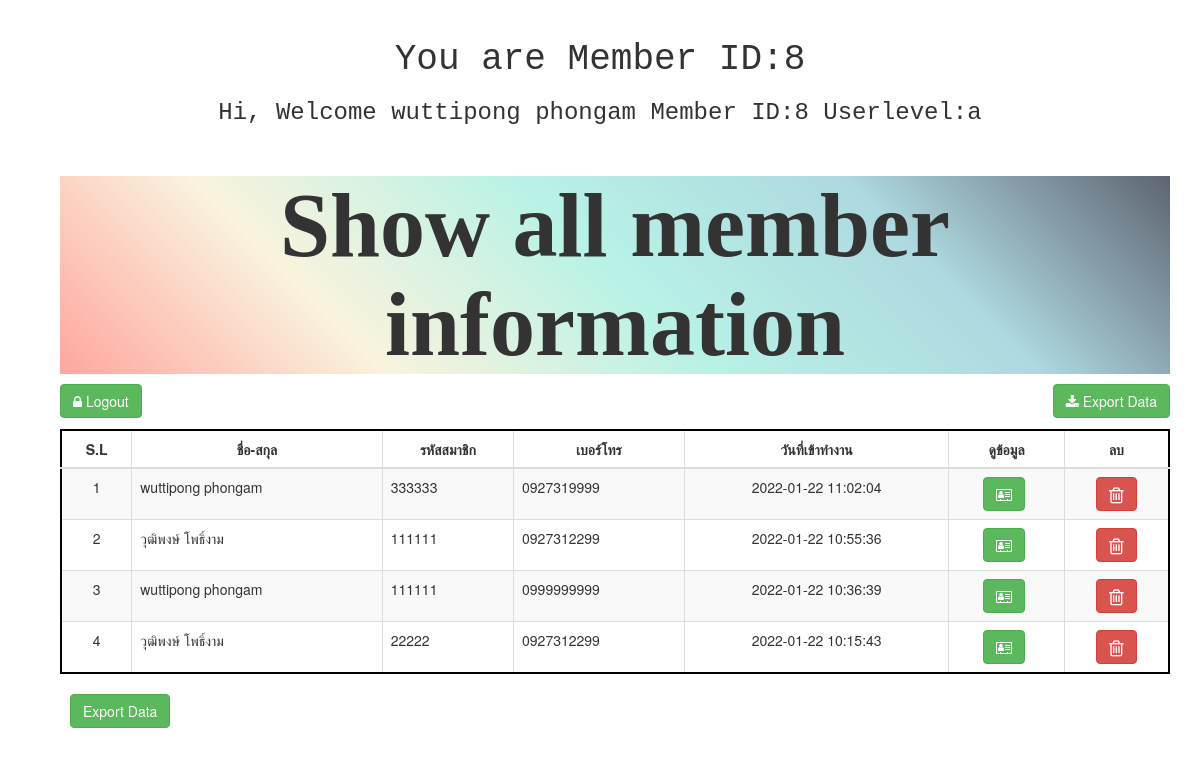
Page /user_page.php (signed in) on the committed database.
### tables this page shows
CREATE TABLE `member_data` (
  `m_id` int(10) NOT NULL,
  `u_card` varchar(12) NOT NULL,
  `u_f_name` text NOT NULL,
  `u_l_name` text NOT NULL,
  `u_father` text NOT NULL,
  `u_aadhar` varchar(12) NOT NULL,
  `u_birthday` text NOT NULL,
  `u_gender` varchar(6) NOT NULL,
  `u_email` text NOT NULL,
  `u_phone` varchar(10) NOT NULL,
  `u_state` varchar(12) NOT NULL,
  `u_dist` text NOT NULL,
  `u_village` text NOT NULL,
  `u_police` text NOT NULL,
  `u_pincode` text NOT NULL,
  `file` longblob NOT NULL,
  `u_mother` varchar(30) NOT NULL,
  `u_family` text NOT NULL,
  `staff_id` varchar(12) NOT NULL,
  `image` varchar(150) NOT NULL,
  `uploaded` datetime NOT NULL
);

### user_page.php (the view, shortened to what this page needs)
    <?php
    if (!$_SESSION['userid']) {
        header("Location: user_page.php");
    } else {
    ?>
    <!DOCTYPE html>
    <html>
    <head>
    <link rel="stylesheet" href="https://maxcdn.bootstrapcdn.com/bootstrap/4.0.0/css/bootstrap.min.css">
    <link rel="stylesheet" href="https://maxcdn.bootstrapcdn.com/bootstrap/3.4.1/css/bootstrap.min.css">
    <link rel="stylesheet" href="https://cdnjs.cloudflare.com/ajax/libs/font-awesome/4.7.0/css/font-awesome.min.css">
    <link rel="stylesheet" href="//cdn.datatables.net/1.10.20/css/jquery.dataTables.min.css">
    <link rel="stylesheet" href="https://cdnjs.cloudflare.com/ajax/libs/font-awesome/4.7.0/css/font-awesome.min.css">
    <link rel="stylesheet" href="//cdn.datatables.net/1.10.20/css/jquery.dataTables.min.css">
    <link rel="stylesheet" href="style.css">
    </head>
    <body>
    <div class="container">
    <div class="showmember">
    <center><h1>You are Member ID:<?php echo $_SESSION['userid']; ?></h1></center>
    <center><h3 >Hi, Welcome <?php echo $_SESSION['user']; ?>  Member ID:<?php echo $_SESSION['userid']; ?> Userlevel:<?php echo $_SESSION['userlevel']; ?> </h3></center>
</div>
    <div class="container">
    <a href="https://lexacademy.in" target="_blank"><img src="https://lexacademy.in/wp-content/uploads/2021/07/lex-academy-online-learning-platform-1.png" alt="" width="350px" ></a><br>
    <center><h1 class="showtitle">Show all member information</h1>
</center>
    <a href="logout.php" class="btn btn-success pull-left"><i class="fa fa-lock"></i> Logout</a>
    <a href="export.php" class="btn btn-success pull-right"><i class="fa fa-download"></i> Export Data</a><be>
    <br>
    <table class="table table-bordered table-striped table-hover text-center mt-2 " id="myTable"><br>
        <thead>
            <tr>
            <th class="text-center" scope="col">S.L</th>
                <th class="text-center" scope="col">ชื่อ-สกุล</th>
                <th class="text-center" scope="col">รหัสสมาชิก</th>
                <th class="text-center" scope="col">เบอร์โทร</th>
                <th class="text-center" scope="col">วันที่เข้าทำงาน</th>
                <th class="text-center" scope="col">ดูข้อมูล</th>
                <th class="text-center" scope="col">ลบ</th>
            </tr>
        </thead>
            <?php
                    include('config.php');
            $get_data = "SELECT * FROM member_data order by 1 desc";
            $run_data = mysqli_query($con,$get_data);
            $i = 0;
            while($row = mysqli_fetch_array($run_data))
            {
                $sl = ++$i;
                $id = $row['m_id'];
                $u_card = $row['u_card'];
                $u_f_name = $row['u_f_name'];
                $u_l_name = $row['u_l_name'];
                $u_phone = $row['u_phone'];
                $time = $row['uploaded'];
                echo "
                <tr>
                <td class='text-center'>$sl</td>
                <td class='text-left'>$u_f_name   $u_l_name</td>
                <td class='text-left'>$u_card</td>
                <td class='text-left'>$u_phone</td>
                <td class='text-center'>$time</td>
                <td class='text-center'>
                    <span>
                    <a href='#' class='btn btn-success mr-2 text-center profile' data-toggle='modal' data-target='#view$id' title='Profile'><i class='fa fa-address-card-o' aria-hidden='true'></i></a>
                    </span>
                </td>
                <td class='text-center'>
                <span>
                    <a href='#' class='btn btn-danger deleteuser' title='Delete'>
                         <i class='fa fa-trash-o fa-lg' data-toggle='modal' data-target='#$id' style='' aria-hidden='true'></i>
                    </a>
                </span>
            </td>
                    </span>
                </td>
                </td>
            </tr>
                ";
            }
            ?>
    </table>
    <form method="post" action="export.php">
    <input type="submit" name="export" class="btn btn-success pull-left ml-3 mr-3 mb-3" value="Export Data" />
    </form><br><br>
    </div>
    <?php
    }
    ?>
    </body>
    </html>

### style.css (style rules this page uses)
* { margin: 0; padding: 0; box-sizing: border-box; }
body { margin-top: 0rem; margin-bottom: 2px; text-align: left; }
input { padding: 0rem 0rem ; }

### user_page.php (style rules this page uses)
.showtitle { font-family: 'Tangerine', serif; background: linear-gradient( 45deg, #ffa69e, #faf3dd, #b8f2e6, #aed9e0, #5e6472); font-size: 90px; font-weight: bold; }
.showmember { font-family: 'Lucida Console', Monaco, monospace; font-size: 90px; font-weight: bold; }
body { background-image: url("https://media.istockphoto.com/photos/marble-picture-id471870535?k=20&m=471870535&s=612x612&w=0&h=jNTRzlsVPfKYq_sZEf0uheriLZHdny8Fus9iuRgI1ro="); }
.table-bordered { border : 2px solid #000000; }
.table-striped { border: 2px solid #000000; }
.table-hover { border: 2px solid #000000; }

### rows in the picture
member_data: sl "1", u_f_name "wuttipong", u_l_name "phongam", u_card "333333", u_phone "0927319999", uploaded "2022-01-22 11:02:04"
member_data: sl "2", u_f_name "วุฒิพงษ์", u_l_name "โพธิ์งาม", u_card "111111", u_phone "0927312299", uploaded "2022-01-22 10:55:36"
member_data: sl "3", u_f_name "wuttipong", u_l_name "phongam", u_card "111111", u_phone "0999999999", uploaded "2022-01-22 10:36:39"
member_data: sl "4", u_f_name "วุฒิพงษ์", u_l_name "โพธิ์งาม", u_card "22222", u_phone "0927312299", uploaded "2022-01-22 10:15:43"

### other values in the picture
$_SESSION['userid'] "8"
$_SESSION['user'] "wuttipong phongam"
$_SESSION['userlevel'] "a"
